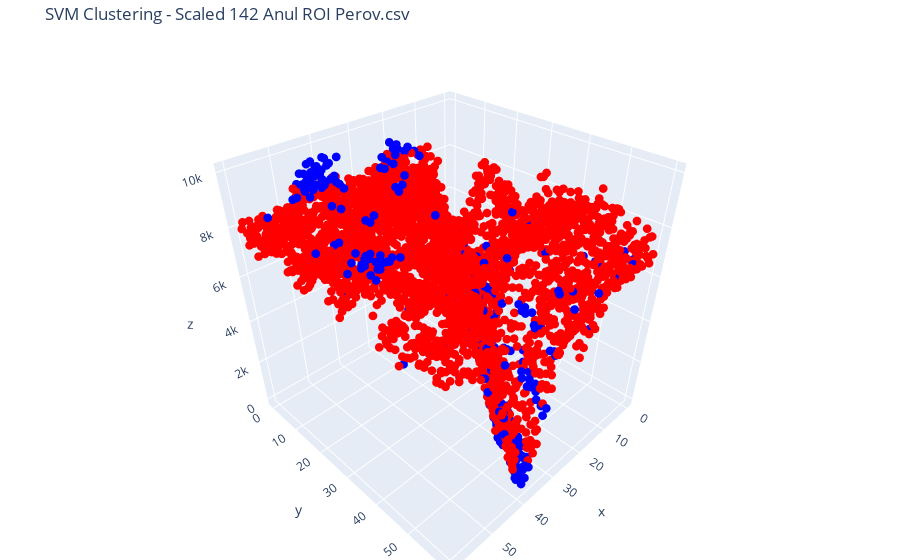
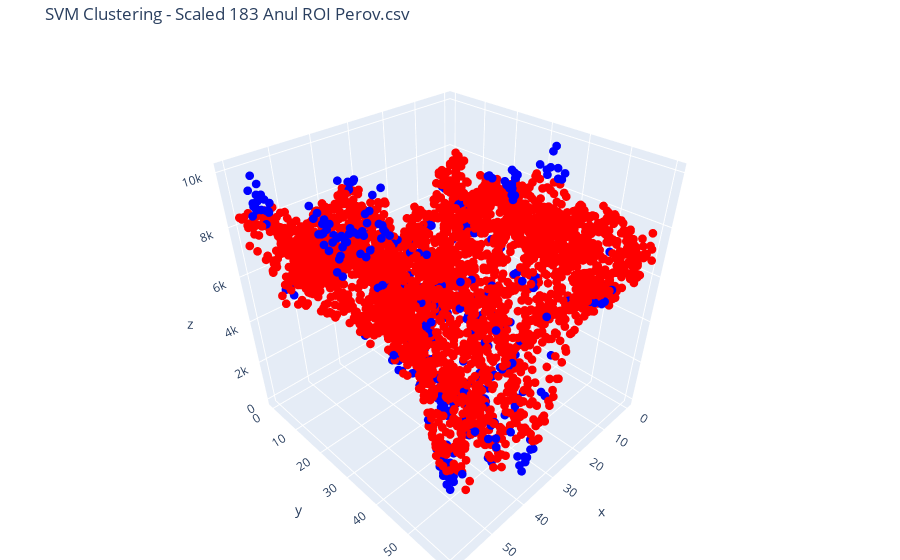

The code cell stored with these charts, in order, in its notebook:
### Code cell
import numpy as np
import matplotlib.pyplot as plt
import plotly.graph_objects as go
from mpl_toolkits.mplot3d import Axes3D
from sklearn import svm

file1_name = 'Scaled 142 Anul ROI Perov.csv'  # Example name, replace with your file name
file2_name = 'Scaled 183 Anul ROI Perov.csv'  # Example name, replace with your file name

file_list = [file1_name, file2_name]

color_map = {1: 'red', -1: 'blue'}

for index, file_name in enumerate(file_list):
    matrix = np.genfromtxt(file_name, delimiter=',')

    X = matrix.flatten().reshape(-1, 1)

    clf = svm.OneClassSVM(nu=0.1, kernel='rbf', gamma='scale')
    clf.fit(X)

    labels = clf.predict(X)

    x = np.arange(0, matrix.shape[1])
    y = np.arange(0, matrix.shape[0])
    X_grid, Y_grid = np.meshgrid(x, y)

    X_flat = X_grid.flatten()
    Y_flat = Y_grid.flatten()
    Z_flat = matrix.flatten()

    colors = [color_map[label] for label in labels]

    # Using plotly for interactive plotting
    fig = go.Figure(data=[go.Scatter3d(x=X_flat, y=Y_flat, z=Z_flat, mode='markers', marker=dict(size=3, color=colors))])
    
    fig.update_layout(title=f'SVM Clustering - {file_name}', margin=dict(l=0, r=0, b=0, t=40))
    fig.show()

### Figure 1 — Plotly figure (JSON) as saved in the notebook; plotly's stock layout.template omitted (floating-point values rounded to 4 significant figures; data arrays with more than 128 entries replaced by an {"elided": "..."} marker saying what was removed)
{"data": [{"marker": {"color": {"elided": "3721 str values"}, "size": 3}, "mode": "markers", "type": "scatter3d", "x": {"elided": "3721 int values"}, "y": {"elided": "3721 int values"}, "z": {"elided": "3721 float values"}}], "layout": {"margin": {"b": 0, "l": 0, "r": 0, "t": 40}, "title": {"text": "SVM Clustering - Scaled 142 Anul ROI Perov.csv"}}}

### Figure 2 — Plotly figure (JSON) as saved in the notebook; plotly's stock layout.template omitted (floating-point values rounded to 4 significant figures; data arrays with more than 128 entries replaced by an {"elided": "..."} marker saying what was removed)
{"data": [{"marker": {"color": {"elided": "3721 str values"}, "size": 3}, "mode": "markers", "type": "scatter3d", "x": {"elided": "3721 int values"}, "y": {"elided": "3721 int values"}, "z": {"elided": "3721 float values"}}], "layout": {"margin": {"b": 0, "l": 0, "r": 0, "t": 40}, "title": {"text": "SVM Clustering - Scaled 183 Anul ROI Perov.csv"}}}
